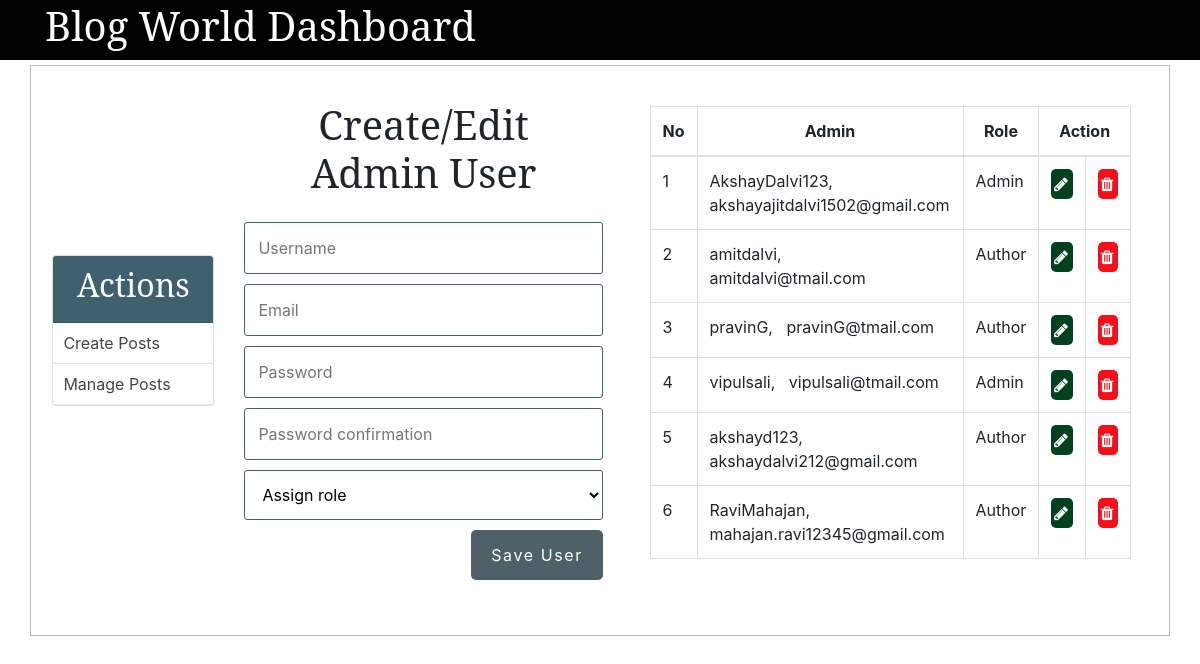
Page /admin/users.php on the earlier database version.
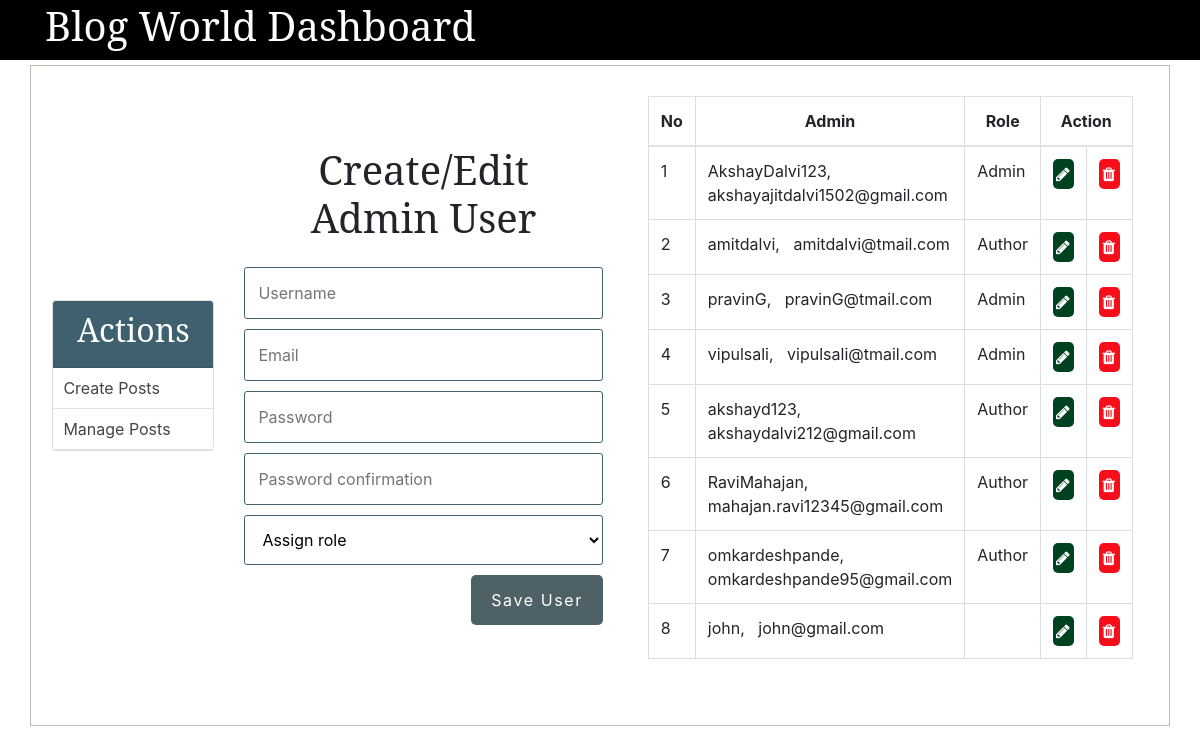
Same page on the later database version.
### tables this page shows
CREATE TABLE `users` (
  `id` int(11) NOT NULL,
  `username` varchar(255) NOT NULL,
  `email` varchar(255) NOT NULL,
  `role` enum('Author','Admin') DEFAULT NULL,
  `password` varchar(255) NOT NULL,
  `created_at` timestamp NULL DEFAULT current_timestamp(),
  `updated_at` timestamp NULL DEFAULT NULL
);

### admin/main/admin_functions.php (called while the page is built, shortened)
<?php
$isEditingUser = false;
$username = "";
$email = "";
function getAdminUsers(){
	global $conn, $roles;
	$sql = "SELECT * FROM users";
	$result = mysqli_query($conn, $sql);
	$users = mysqli_fetch_all($result, MYSQLI_ASSOC);
	return $users;
}
?>

### admin/users.php (the view, shortened to what this page needs)
<?php  include('../config.php'); ?>
<?php  include(ROOT_PATH . '/admin/main/admin_functions.php'); ?>
<?php
	$admins = getAdminUsers();
?>
<?php include(ROOT_PATH . '/admin/main/head_section.php'); ?>
</head>
<body>
	<?php include(ROOT_PATH . '/admin/main/navbar.php') ?>
	<div class="container content row justify-content-center align-items-center">
		<?php include(ROOT_PATH . '/admin/main/menu.php') ?>
		<div class="action">
			<h1 class="page-title">Create/Edit Admin User</h1>
			<form method="post" action="<?php echo BASE_URL . 'admin/users.php'; ?>" >
				<input type="text" name="username" value="<?php echo $username; ?>" placeholder="Username">
				<input type="email" name="email" value="<?php echo $email ?>" placeholder="Email">
				<input type="password" name="password" placeholder="Password">
				<input type="password" name="passwordConfirmation" placeholder="Password confirmation">
				<select name="role">
					<option value="" selected disabled>Assign role</option>
				</select>
				<?php if ($isEditingUser === true): ?>
					<button type="submit" class="btn" name="update_admin">UPDATE</button>
				<?php else: ?>
					<button type="submit" class="btn" name="create_admin">Save User</button>
				<?php endif ?>
			</form>
		</div>
		<div class="table-div">
			<?php if (empty($admins)): ?>
				<h1>No admins in the database.</h1>
			<?php else: ?>
				<table class="table">
					<thead>
						<th>No</th>
						<th>Admin</th>
						<th>Role</th>
						<th colspan="2">Action</th>
					</thead>
					<tbody>
					<?php foreach ($admins as $key => $admin): ?>
						<tr>
							<td><?php echo $key + 1; ?></td>
							<td>
								<?php echo $admin['username']; ?>, &nbsp;
								<?php echo $admin['email']; ?>
							</td>
							<td><?php echo $admin['role']; ?></td>
							<td>
								<a class="fa fa-pencil btn edit"
									href="users.php?edit-admin=<?php echo $admin['id'] ?>">
								</a>
							</td>
							<td>
								<a class="fa fa-trash btn delete"
									 href="users.php?delete-admin=<?php echo $admin['id'] ?>">
								</a>
							</td>
						</tr>
					<?php endforeach ?>
					</tbody>
				</table>
			<?php endif ?>
		</div>
	</div>
</body>
</html>

Differences in the rows shown:
changed users "pravinG": role "Author" → "Admin"
added users: username "omkardeshpande", email "omkardeshpande95@gmail.com", role "Author"
added users: username "john", email "john@gmail.com"
